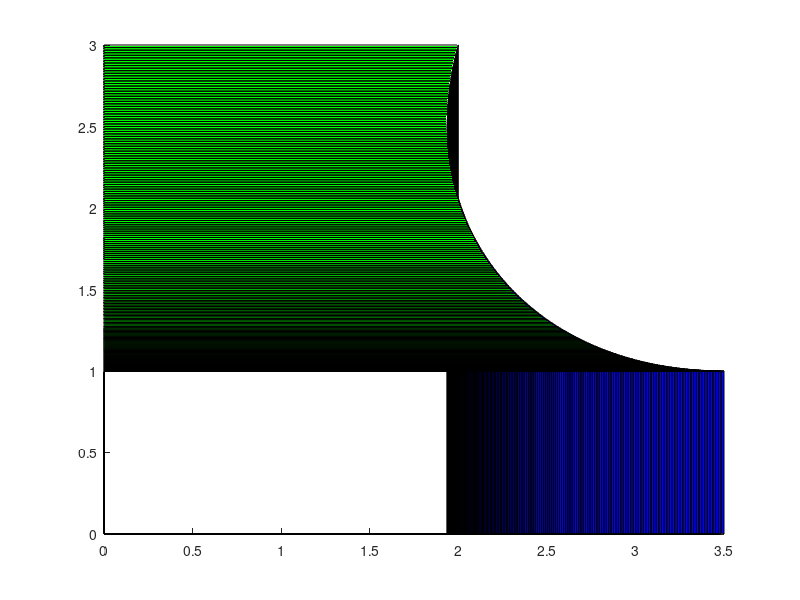

Reproduce this figure in MATLAB. (Note: this script raises an error after producing the figure.)
function allowed_regions
close all; clear all;
bx = 4;
by = 3;

l = 2;
w = 0.5;

% section 1
theta = linspace(0, pi/2, 200);
xeqn1 = @(theta)(zeros(size(theta)));
yeqn1 = @(theta)(zeros(size(theta)));
xeqn2 = @(theta)(bx - l*cos(theta) - w*sin(theta));
yeqn2 = @(theta)(by - l*sin(theta));
make_quad(xeqn1, yeqn1, xeqn2, yeqn2, theta)

% plot3(x,y,theta);
% hold on;
% plot3(x, zeros(size(y)), theta);
% plot3(zeros(size(x)), y, theta);
% plot3(zeros(size(x)), zeros(size(x)), theta);
% 
% th1 = theta(1:end-1);
% th2 = theta(2:end);
% zer = zeros(1,size(theta,2) - 1);
% vertx = [zer;xeqn(th1);xeqn(th2);zer;zer];
% verty = zeros(size(vertx));
% vertz = [th1; th1; th2; th2; th1];
% p1 = patch(vertx, verty, vertz, 'r')
% 
% vertx = [xeqn(th1);xeqn(th1);xeqn(th2);xeqn(th2);xeqn(th1)];
% verty = [zer; yeqn(th1); yeqn(th2); zer; zer];
% vertz = [th1; th1; th2; th2; th1];
% p2 = patch(vertx, verty, vertz, 'b')
% 
% vertx = [xeqn(th1);zer;zer;xeqn(th2);xeqn(th1)];
% verty = [yeqn(th1); yeqn(th1); yeqn(th2); yeqn(th2); yeqn(th1)];
% vertz = [th1; th1; th2; th2; th1];
% p3 = patch(vertx, verty, vertz, 'g')
% 
% vertx = [zer;zer;zer;zer;zer];
% verty = [yeqn(th1); zer; zer; yeqn(th2); yeqn(th1)];
% vertz = [th1; th1; th2; th2; th1];
% p4 = patch(vertx, verty, vertz, 'y')
% p1.FaceAlpha = 0.7;
% p2.FaceAlpha = 0.7;
% p3.FaceAlpha = 0.7;
% p4.FaceAlpha = 0.7;
% p1.LineStyle = 'none';
% p2.LineStyle = 'none';
% p3.LineStyle = 'none';
% p4.LineStyle = 'none';
% % section 2
% theta = linspace(pi/2, pi, 200);
% xeqn = @(theta)(bx - w*cos(theta - pi/2));
% xeqn_start = @(theta)(l*cos(pi - theta));
% yeqn = @(theta)(by - l*sin(theta) - w*sin(theta - pi/2));
% x = xeqn(theta);
% y = yeqn(theta);
% 
% plot3(x,y,theta);
% hold on;
% plot3(x, zeros(size(y)), theta);
% plot3(zeros(size(x)), y, theta);
% plot3(zeros(size(x)), zeros(size(x)), theta);
% 
% th1 = theta(1:end-1);
% th2 = theta(2:end);
% zer = zeros(1,size(theta,2) - 1);
% vertx = [xeqn_start(th1) ;xeqn(th1);xeqn(th2);xeqn_start(th2) ;xeqn_start(th1) ];
% verty = zeros(size(vertx));
% vertz = [th1; th1; th2; th2; th1];
% p1 = patch(vertx, verty, vertz, 'r')
% 
% vertx = [xeqn(th1);xeqn(th1);xeqn(th2);xeqn(th2);xeqn(th1)];
% verty = [zer; yeqn(th1); yeqn(th2); zer; zer];
% vertz = [th1; th1; th2; th2; th1];
% p2 = patch(vertx, verty, vertz, 'b')
% 
% vertx = [xeqn(th1);xeqn_start(th1) ;xeqn_start(th2);xeqn(th2);xeqn(th1)];
% verty = [yeqn(th1); yeqn(th1); yeqn(th2); yeqn(th2); yeqn(th1)];
% vertz = [th1; th1; th2; th2; th1];
% p3 = patch(vertx, verty, vertz, 'g')
% 
% vertx = [xeqn_start(th1);xeqn_start(th1);xeqn_start(th2);xeqn_start(th2);xeqn_start(th1)];
% verty = [yeqn(th1); zer; zer; yeqn(th2); yeqn(th1)];
% vertz = [th1; th1; th2; th2; th1];
% p4 = patch(vertx, verty, vertz, 'y')
% p1.FaceAlpha = 0.7;
% p2.FaceAlpha = 0.7;
% p3.FaceAlpha = 0.7;
% p4.FaceAlpha = 0.7;
% p1.LineStyle = 'none';
% p2.LineStyle = 'none';
% p3.LineStyle = 'none';
% p4.LineStyle = 'none';
% 
% 
% % section 3
% theta = linspace(pi, pi*3/2, 200);
% xeqn = @(theta)(bx - w*cos(theta - pi/2));
% xeqn_start = @(theta)(l*cos(pi - theta));
% yeqn = @(theta)(by - l*sin(theta) - w*sin(theta - pi/2));
% x = xeqn(theta);
% y = yeqn(theta);
% 
% plot3(x,y,theta);
% hold on;
% plot3(x, zeros(size(y)), theta);
% plot3(zeros(size(x)), y, theta);
% plot3(zeros(size(x)), zeros(size(x)), theta);
% 
% th1 = theta(1:end-1);
% th2 = theta(2:end);
% zer = zeros(1,size(theta,2) - 1);
% vertx = [xeqn_start(th1) ;xeqn(th1);xeqn(th2);xeqn_start(th2) ;xeqn_start(th1) ];
% verty = zeros(size(vertx));
% vertz = [th1; th1; th2; th2; th1];
% p1 = patch(vertx, verty, vertz, 'r')
% 
% vertx = [xeqn(th1);xeqn(th1);xeqn(th2);xeqn(th2);xeqn(th1)];
% verty = [zer; yeqn(th1); yeqn(th2); zer; zer];
% vertz = [th1; th1; th2; th2; th1];
% p2 = patch(vertx, verty, vertz, 'b')
% 
% vertx = [xeqn(th1);xeqn_start(th1) ;xeqn_start(th2);xeqn(th2);xeqn(th1)];
% verty = [yeqn(th1); yeqn(th1); yeqn(th2); yeqn(th2); yeqn(th1)];
% vertz = [th1; th1; th2; th2; th1];
% p3 = patch(vertx, verty, vertz, 'g')
% 
% vertx = [xeqn_start(th1);xeqn_start(th1);xeqn_start(th2);xeqn_start(th2);xeqn_start(th1)];
% verty = [yeqn(th1); zer; zer; yeqn(th2); yeqn(th1)];
% vertz = [th1; th1; th2; th2; th1];
% p4 = patch(vertx, verty, vertz, 'y')
% p1.FaceAlpha = 0.7;
% p2.FaceAlpha = 0.7;
% p3.FaceAlpha = 0.7;
% p4.FaceAlpha = 0.7;
% p1.LineStyle = 'none';
% p2.LineStyle = 'none';
% p3.LineStyle = 'none';
% p4.LineStyle = 'none';
daspect([1,1,1]);
grid on;
camlight HEADLIGHT;
xlabel('x');
ylabel('y');
zlabel('\theta');

function make_quad(xeqn1, yeqn1, xeqn2, yeqn2, theta)
hold on;
th1 = theta(1:end-1);
th2 = theta(2:end);

vertx = [xeqn1(th1); xeqn2(th1); xeqn2(th2); xeqn1(th2); xeqn1(th1)];
verty = [yeqn1(th1); yeqn1(th1); yeqn1(th2); yeqn1(th2); yeqn1(th1)];
vertz = [th1; th1; th2; th2; th1];
p1 = patch(vertx, verty, vertz, 'r')

vertx = [xeqn2(th1); xeqn2(th1); xeqn2(th2); xeqn2(th2); xeqn2(th1)];
verty = [yeqn1(th1); yeqn2(th1); yeqn2(th2); yeqn1(th2); yeqn1(th1)];
vertz = [th1; th1; th2; th2; th1];
p2 = patch(vertx, verty, vertz, 'b')

vertx = [xeqn2(th1); xeqn1(th1); xeqn1(th2); xeqn2(th2); xeqn2(th1)];
verty = [yeqn2(th1); yeqn2(th1); yeqn2(th2); yeqn2(th2); yeqn2(th1)];
vertz = [th1; th1; th2; th2; th1];
p3 = patch(vertx, verty, vertz, 'g')

vertx = [xeqn1(th1); xeqn1(th1); xeqn1(th2); xeqn1(th2); xeqn1(th1)];
verty = [yeqn2(th1); yeqn1(th1); yeqn1(th2); yeqn2(th2); yeqn2(th1)];
vertz = [th1; th1; th2; th2; th1];
p4 = patch(vertx, verty, vertz, 'y')
p1.FaceAlpha = 0.7;
p2.FaceAlpha = 0.7;
p3.FaceAlpha = 0.7;
p4.FaceAlpha = 0.7;
p1.LineStyle = 'none';
p2.LineStyle = 'none';
p3.LineStyle = 'none';
p4.LineStyle = 'none';
hold off;
end

end


